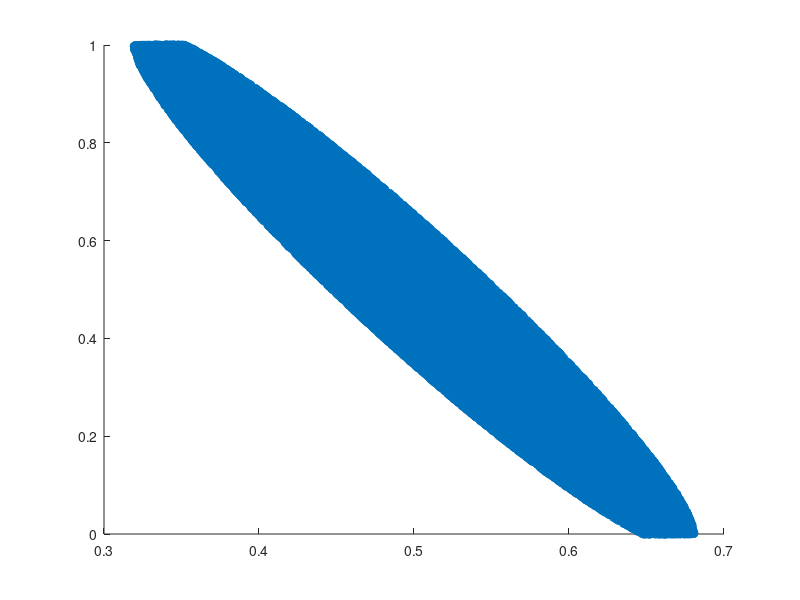

Reproduce this figure in MATLAB.
x = rand(1000000, 1);
y = rand(1000000, 1);

h = repmat(0.5, size(x, 1), 1);
k = repmat(0.5, size(x, 1), 1);
A = pi*0.1;
a = 0.05;
b = 0.1;

i = ((((x - h)*cos(A) + (y - k)*sin(A)).^2) / (a * a)) + ((((x - h)*sin(A) + (y - k)*cos(A)) .^ 2) / (b+b));

scatter(x(i <= 1), y(i <= 1));